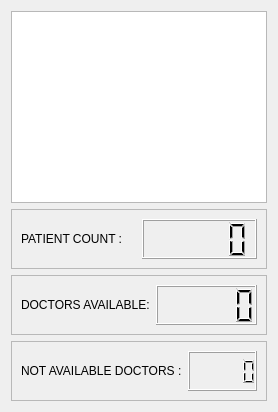
         <widget class="QWidget" name="page">
          <layout class="QVBoxLayout" name="verticalLayout_19">
           <item>
            <widget class="QGraphicsView" name="graphicsView"/>
           </item>
           <item>
            <widget class="QFrame" name="frame_5">
             <property name="frameShape">
              <enum>QFrame::StyledPanel</enum>
             </property>
             <property name="frameShadow">
              <enum>QFrame::Raised</enum>
             </property>
             <layout class="QHBoxLayout" name="horizontalLayout_6">
              <item>
               <widget class="QLabel" name="label">
                <property name="styleSheet">
                 <string notr="true">font: 900 18pt &quot;Arial Black&quot;;</string>
                </property>
                <property name="text">
                 <string>PATIENT COUNT :</string>
                </property>
               </widget>
              </item>
              <item>
               <widget class="QLCDNumber" name="lcdNumber_patient_count">
                <property name="minimumSize">
                 <size>
                  <width>0</width>
                  <height>40</height>
                 </size>
                </property>
                <property name="autoFillBackground">
                 <bool>false</bool>
                </property>
                <property name="smallDecimalPoint">
                 <bool>false</bool>
                </property>
               </widget>
              </item>
             </layout>
            </widget>
           </item>
           <item>
            <widget class="QFrame" name="frame_8">
             <property name="frameShape">
              <enum>QFrame::StyledPanel</enum>
             </property>
             <property name="frameShadow">
              <enum>QFrame::Raised</enum>
             </property>
             <layout class="QHBoxLayout" name="horizontalLayout_10">
              <item>
               <widget class="QLabel" name="label_4">
                <property name="styleSheet">
                 <string notr="true">font: 900 18pt &quot;Arial Black&quot;;</string>
                </property>
                <property name="text">
                 <string>DOCTORS AVAILABLE:</string>
                </property>
               </widget>
              </item>
              <item>
               <widget class="QLCDNumber" name="lcdNumber_available_doctors">
                <property name="minimumSize">
                 <size>
                  <width>0</width>
                  <height>40</height>
                 </size>
                </property>
                <property name="autoFillBackground">
                 <bool>false</bool>
                </property>
                <property name="smallDecimalPoint">
                 <bool>false</bool>
                </property>
               </widget>
              </item>
             </layout>
            </widget>
           </item>
           <item>
            <widget class="QFrame" name="frame_6">
             <property name="frameShape">
              <enum>QFrame::StyledPanel</enum>
             </property>
             <property name="frameShadow">
              <enum>QFrame::Raised</enum>
             </property>
             <layout class="QHBoxLayout" name="horizontalLayout_7">
              <item>
               <widget class="QLabel" name="label_2">
                <property name="styleSheet">
                 <string notr="true">font: 900 18pt &quot;Arial Black&quot;;</string>
                </property>
                <property name="text">
                 <string>NOT AVAILABLE DOCTORS :</string>
                </property>
               </widget>
              </item>
              <item>
               <widget class="QLCDNumber" name="lcdNumber_notavailable_doctors">
                <property name="minimumSize">
                 <size>
                  <width>0</width>
                  <height>40</height>
                 </size>
                </property>
                <property name="autoFillBackground">
                 <bool>false</bool>
                </property>
                <property name="smallDecimalPoint">
                 <bool>false</bool>
                </property>
               </widget>
              </item>
             </layout>
            </widget>
           </item>
          </layout>
         </widget>
